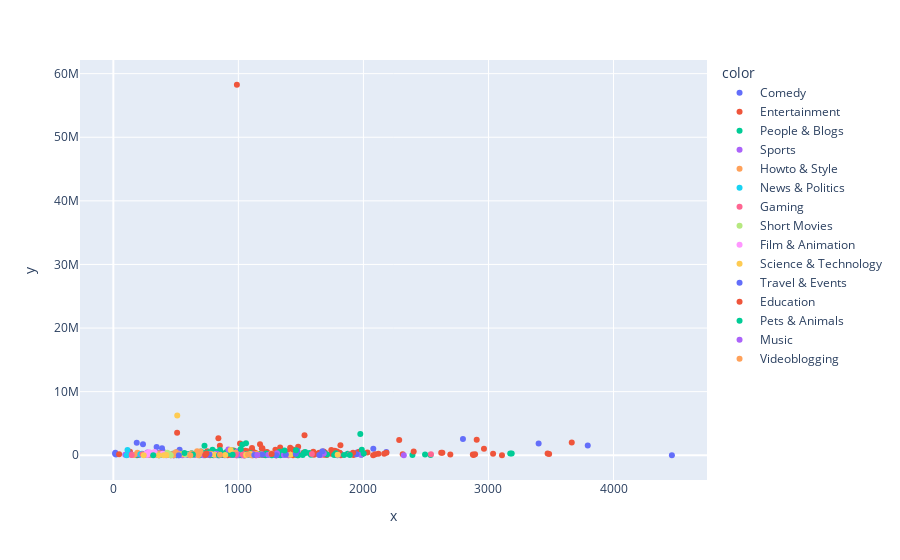

Notebook cell for this chart:
### Code cell
px.scatter(y= viewership_trending['views'], x=df['times'], color=df['category_title'])

### Figure 1 — Plotly figure (JSON) as saved in the notebook; plotly's stock layout.template omitted (floating-point values rounded to 4 significant figures; data arrays with more than 128 entries replaced by an {"elided": "..."} marker saying what was removed)
{"data": [{"hovertemplate": "color=Comedy<br>x=%{x}<br>y=%{y}<extra></extra>", "legendgroup": "Comedy", "marker": {"color": "#636efa", "symbol": "circle"}, "mode": "markers", "name": "Comedy", "orientation": "v", "showlegend": true, "type": "scatter", "x": [2079, 237, 2183, 925, 1032, 294, 483, 355, 1999, 465, 2796, 389, 21, 3794, 501, 396, 530, 187, 204, 204, 1953, 346, 16, 880, 346, 1241, 881, 750, 1137, 332, 3401, 4467, 483, 892, 14, 982, 369, 1815], "xaxis": "x", "y": [1031573, 1747918, 497086, 216130, 253249, 122232, 24998, 347990, 261227, 98913, 2557268, 1088705, 118495, 1550596, 244686, 571133, 864168, 1956390, 220332, 40343, 488274, 1293436, 389665, 91313, 448268, 96069, 39426, 178387, 252845, 169346, 1836639, 0, 0, 0, 232809, 129991, 214910, 278388], "yaxis": "y"}, {"hovertemplate": "color=Entertainment<br>x=%{x}<br>y=%{y}<extra></extra>", "legendgroup": "Entertainment", "marker": {"color": "#EF553B", "symbol": "circle"}, "mode": "markers", "name": "Entertainment", "orientation": "v", "showlegend": true, "type": "scatter", "x": {"elided": "159 int values"}, "xaxis": "x", "y": {"elided": "159 int values"}, "yaxis": "y"}, {"hovertemplate": "color=People & Blogs<br>x=%{x}<br>y=%{y}<extra></extra>", "legendgroup": "People & Blogs", "marker": {"color": "#00cc96", "symbol": "circle"}, "mode": "markers", "name": "People & Blogs", "orientation": "v", "showlegend": true, "type": "scatter", "x": [1536, 866, 538, 829, 701, 1984, 911, 187, 1580, 1321, 815, 1365, 984, 1109, 1514, 1005, 407, 1268, 733, 831, 967, 1845, 1072, 1792, 2537, 1044, 2392, 1479, 691, 1217, 1336, 1874, 1032, 1523, 905, 1099, 1093, 864, 1233, 3174, 239, 1975, 1331, 474, 1779, 788, 853, 785, 1185, 595, 630, 948, 1165, 2493, 626, 351, 1223, 835, 920, 1028, 753, 948, 1230, 497, 781, 973, 1373, 950, 1470, 1143, 1766, 748, 3186, 792, 698, 1709, 1060, 1144, 646, 839, 729, 1534, 1463, 791, 1567, 761, 847, 595, 522, 506, 793, 692, 959, 734, 1686, 986, 996, 476, 514], "xaxis": "x", "y": [342190, 309517, 127617, 207735, 571507, 79137, 231118, 36751, 60903, 57748, 535129, 71073, 22139, 167227, 48331, 16913, 57333, 13998, 9662, 28267, 57033, 26807, 21332, 12800, 40640, 33413, 37162, 11229, 1111, 4749, 0, 233295, 1698680, 314611, 525972, 303090, 102411, 63206, 103651, 257859, 130957, 3343103, 557003, 218354, 303491, 187170, 828919, 200068, 76804, 131385, 131360, 131036, 205915, 125470, 323915, 171654, 284494, 236470, 683635, 239160, 241517, 567604, 133032, 288214, 90209, 580918, 140868, 753803, 82295, 90848, 48398, 219168, 286941, 51031, 375486, 107425, 142468, 70194, 75025, 35988, 1511770, 513189, 110610, 61258, 351254, 464978, 111135, 149918, 92701, 0, 883215, 44750, 220821, 334586, 360538, 269604, 332577, 131751, 477499], "yaxis": "y"}, {"hovertemplate": "color=Sports<br>x=%{x}<br>y=%{y}<extra></extra>", "legendgroup": "Sports", "marker": {"color": "#ab63fa", "symbol": "circle"}, "mode": "markers", "name": "Sports", "orientation": "v", "showlegend": true, "type": "scatter", "x": [920, 1115, 484, 645, 1038, 835, 1683, 2323, 843, 721, 849, 989, 254, 272, 957, 1401, 475, 142, 284, 1055, 747, 826, 581, 606, 352, 351, 1309, 361, 374, 552, 1979, 148, 1101, 274, 675, 95, 1796, 252, 216, 1042, 624, 1364, 1660, 523, 666, 423, 189, 512, 1238, 114, 990, 324], "xaxis": "x", "y": [915471, 183839, 2583, 50123, 2655, 1029, 259022, 10681, 15314, 7944, 19899, 0, 48598, 418257, 45164, 22656, 153781, 116560, 43235, 18651, 42677, 234819, 109604, 45904, 161318, 175622, 310760, 47681, 305339, 10659, 90835, 94189, 25235, 147523, 171328, 78847, 51581, 158413, 143691, 13188, 77312, 54325, 64903, 4797, 364135, 0, 215343, 464893, 97077, 86636, 534887, 171810], "yaxis": "y"}, {"hovertemplate": "color=Howto & Style<br>x=%{x}<br>y=%{y}<extra></extra>", "legendgroup": "Howto & Style", "marker": {"color": "#FFA15A", "symbol": "circle"}, "mode": "markers", "name": "Howto & Style", "orientation": "v", "showlegend": true, "type": "scatter", "x": [504, 166, 970, 411, 446, 470, 395, 272, 481, 680, 1051, 1106, 784, 497, 361, 557, 192, 397, 310, 978, 413, 507, 336, 1147, 558, 499, 670, 292, 415, 697, 625, 685, 1263, 380, 305, 777], "xaxis": "x", "y": [269427, 53010, 318088, 231967, 25160, 143972, 21669, 147370, 15339, 17078, 9424, 1016, 163238, 247013, 274610, 102107, 396402, 26378, 292868, 411646, 93277, 238604, 120856, 252749, 241397, 472913, 625655, 63578, 45497, 581710, 269931, 165305, 258854, 78380, 250392, 251137], "yaxis": "y"}, {"hovertemplate": "color=News & Politics<br>x=%{x}<br>y=%{y}<extra></extra>", "legendgroup": "News & Politics", "marker": {"color": "#19d3f3", "symbol": "circle"}, "mode": "markers", "name": "News & Politics", "orientation": "v", "showlegend": true, "type": "scatter", "x": [229, 106, 113, 216, 369], "xaxis": "x", "y": [221342, 0, 823062, 159964, 0], "yaxis": "y"}, {"hovertemplate": "color=Gaming<br>x=%{x}<br>y=%{y}<extra></extra>", "legendgroup": "Gaming", "marker": {"color": "#FF6692", "symbol": "circle"}, "mode": "markers", "name": "Gaming", "orientation": "v", "showlegend": true, "type": "scatter", "x": [1588, 233, 2540, 147, 1142, 978, 1186, 1038, 1037, 1892], "xaxis": "x", "y": [181353, 156403, 138478, 25199, 6304, 95200, 122174, 107430, 146403, 141833], "yaxis": "y"}, {"hovertemplate": "color=Short Movies<br>x=%{x}<br>y=%{y}<extra></extra>", "legendgroup": "Short Movies", "marker": {"color": "#B6E880", "symbol": "circle"}, "mode": "markers", "name": "Short Movies", "orientation": "v", "showlegend": true, "type": "scatter", "x": [431, 580, 459, 628, 445], "xaxis": "x", "y": [412131, 106268, 15433, 21570, 218427], "yaxis": "y"}, {"hovertemplate": "color=Film & Animation<br>x=%{x}<br>y=%{y}<extra></extra>", "legendgroup": "Film & Animation", "marker": {"color": "#FF97FF", "symbol": "circle"}, "mode": "markers", "name": "Film & Animation", "orientation": "v", "showlegend": true, "type": "scatter", "x": [330, 808, 287, 267, 271, 394], "xaxis": "x", "y": [517869, 131485, 465030, 321838, 71194, 245608], "yaxis": "y"}, {"hovertemplate": "color=Science & Technology<br>x=%{x}<br>y=%{y}<extra></extra>", "legendgroup": "Science & Technology", "marker": {"color": "#FECB52", "symbol": "circle"}, "mode": "markers", "name": "Science & Technology", "orientation": "v", "showlegend": true, "type": "scatter", "x": [243, 424, 403, 938, 537, 1096, 511, 1131, 1062, 1416, 363, 812, 895, 1794], "xaxis": "x", "y": [16376, 48036, 18601, 840596, 162586, 206821, 6252350, 88261, 63983, 86887, 3831, 59443, 56514, 92466], "yaxis": "y"}, {"hovertemplate": "color=Travel & Events<br>x=%{x}<br>y=%{y}<extra></extra>", "legendgroup": "Travel & Events", "marker": {"color": "#636efa", "symbol": "circle"}, "mode": "markers", "name": "Travel & Events", "orientation": "v", "showlegend": true, "type": "scatter", "x": [1647, 1127, 1303, 768, 524, 1459, 847, 1472, 1672, 1380, 1192, 1944], "xaxis": "x", "y": [42242, 21420, 10525, 101144, 14085, 224813, 20319, 705794, 613426, 110137, 123295, 142403], "yaxis": "y"}, {"hovertemplate": "color=Education<br>x=%{x}<br>y=%{y}<extra></extra>", "legendgroup": "Education", "marker": {"color": "#EF553B", "symbol": "circle"}, "mode": "markers", "name": "Education", "orientation": "v", "showlegend": true, "type": "scatter", "x": [735, 1266, 744, 1917, 2402], "xaxis": "x", "y": [47389, 192083, 287101, 396687, 593116], "yaxis": "y"}, {"hovertemplate": "color=Pets & Animals<br>x=%{x}<br>y=%{y}<extra></extra>", "legendgroup": "Pets & Animals", "marker": {"color": "#00cc96", "symbol": "circle"}, "mode": "markers", "name": "Pets & Animals", "orientation": "v", "showlegend": true, "type": "scatter", "x": [1891, 846, 319, 1061, 636, 569, 954, 1369, 1460, 2002, 1987, 1019], "xaxis": "x", "y": [53526, 2069, 9322, 1868948, 101172, 360264, 91893, 761996, 791772, 293478, 868205, 966043], "yaxis": "y"}, {"hovertemplate": "color=Music<br>x=%{x}<br>y=%{y}<extra></extra>", "legendgroup": "Music", "marker": {"color": "#ab63fa", "symbol": "circle"}, "mode": "markers", "name": "Music", "orientation": "v", "showlegend": true, "type": "scatter", "x": [1151], "xaxis": "x", "y": [38739], "yaxis": "y"}, {"hovertemplate": "color=Videoblogging<br>x=%{x}<br>y=%{y}<extra></extra>", "legendgroup": "Videoblogging", "marker": {"color": "#FFA15A", "symbol": "circle"}, "mode": "markers", "name": "Videoblogging", "orientation": "v", "showlegend": true, "type": "scatter", "x": [615, 853, 1077], "xaxis": "x", "y": [8681, 83053, 113516], "yaxis": "y"}], "layout": {"legend": {"title": {"text": "color"}, "tracegroupgap": 0}, "margin": {"t": 60}, "xaxis": {"anchor": "y", "domain": [0, 1], "title": {"text": "x"}}, "yaxis": {"anchor": "x", "domain": [0, 1], "title": {"text": "y"}}}}
